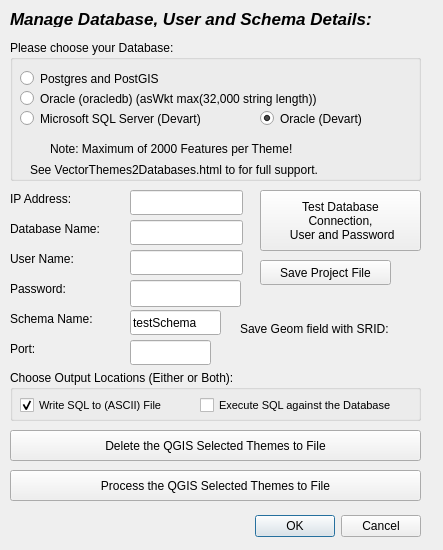
<?xml version="1.0" encoding="UTF-8"?>
<ui version="4.0">
 <class>VectorToDBLoaderDialogBase</class>
 <widget class="QDialog" name="VectorToDBLoaderDialogBase">
  <property name="geometry">
   <rect>
    <x>0</x>
    <y>0</y>
    <width>443</width>
    <height>550</height>
   </rect>
  </property>
  <property name="windowTitle">
   <string>VectorToDBLoader</string>
  </property>
  <widget class="QDialogButtonBox" name="button_box">
   <property name="geometry">
    <rect>
     <x>80</x>
     <y>510</y>
     <width>341</width>
     <height>32</height>
    </rect>
   </property>
   <property name="orientation">
    <enum>Qt::Horizontal</enum>
   </property>
   <property name="standardButtons">
    <set>QDialogButtonBox::Cancel|QDialogButtonBox::Ok</set>
   </property>
  </widget>
  <widget class="QLabel" name="label_6">
   <property name="geometry">
    <rect>
     <x>10</x>
     <y>10</y>
     <width>451</width>
     <height>17</height>
    </rect>
   </property>
   <property name="font">
    <font>
     <pointsize>13</pointsize>
     <weight>75</weight>
     <italic>true</italic>
     <bold>true</bold>
    </font>
   </property>
   <property name="text">
    <string>Manage Database, User and Schema Details:</string>
   </property>
  </widget>
  <widget class="QLabel" name="label_11">
   <property name="geometry">
    <rect>
     <x>20</x>
     <y>330</y>
     <width>411</width>
     <height>17</height>
    </rect>
   </property>
   <property name="text">
    <string/>
   </property>
  </widget>
  <widget class="QLineEdit" name="PG_Username">
   <property name="geometry">
    <rect>
     <x>130</x>
     <y>250</y>
     <width>113</width>
     <height>25</height>
    </rect>
   </property>
  </widget>
  <widget class="QLabel" name="label">
   <property name="geometry">
    <rect>
     <x>10</x>
     <y>190</y>
     <width>91</width>
     <height>17</height>
    </rect>
   </property>
   <property name="text">
    <string>IP Address:</string>
   </property>
  </widget>
  <widget class="QLabel" name="label_7">
   <property name="geometry">
    <rect>
     <x>10</x>
     <y>310</y>
     <width>121</width>
     <height>17</height>
    </rect>
   </property>
   <property name="text">
    <string>Schema Name:</string>
   </property>
  </widget>
  <widget class="QLabel" name="label_3">
   <property name="geometry">
    <rect>
     <x>10</x>
     <y>250</y>
     <width>121</width>
     <height>17</height>
    </rect>
   </property>
   <property name="text">
    <string>User Name:</string>
   </property>
  </widget>
  <widget class="QLineEdit" name="PG_DBName">
   <property name="geometry">
    <rect>
     <x>130</x>
     <y>220</y>
     <width>113</width>
     <height>25</height>
    </rect>
   </property>
  </widget>
  <widget class="QgsProjectionSelectionWidget" name="mQgsProjectionSelectionWidget_Table">
   <property name="geometry">
    <rect>
     <x>230</x>
     <y>340</y>
     <width>191</width>
     <height>27</height>
    </rect>
   </property>
  </widget>
  <widget class="QLabel" name="label_4">
   <property name="geometry">
    <rect>
     <x>10</x>
     <y>280</y>
     <width>121</width>
     <height>17</height>
    </rect>
   </property>
   <property name="text">
    <string>Password:</string>
   </property>
  </widget>
  <widget class="QLineEdit" name="PG_Port">
   <property name="geometry">
    <rect>
     <x>130</x>
     <y>340</y>
     <width>81</width>
     <height>25</height>
    </rect>
   </property>
  </widget>
  <widget class="QLineEdit" name="PG_IPAddress">
   <property name="geometry">
    <rect>
     <x>130</x>
     <y>190</y>
     <width>113</width>
     <height>25</height>
    </rect>
   </property>
  </widget>
  <widget class="QLabel" name="label_2">
   <property name="geometry">
    <rect>
     <x>10</x>
     <y>220</y>
     <width>121</width>
     <height>17</height>
    </rect>
   </property>
   <property name="text">
    <string>Database Name:</string>
   </property>
  </widget>
  <widget class="QGroupBox" name="groupBox">
   <property name="geometry">
    <rect>
     <x>10</x>
     <y>40</y>
     <width>411</width>
     <height>141</height>
    </rect>
   </property>
   <property name="title">
    <string>Please choose your Database:</string>
   </property>
   <widget class="QRadioButton" name="rb_PostGIS">
    <property name="geometry">
     <rect>
      <x>10</x>
      <y>30</y>
      <width>181</width>
      <height>17</height>
     </rect>
    </property>
    <property name="text">
     <string>Postgres and PostGIS</string>
    </property>
   </widget>
   <widget class="QRadioButton" name="rb_Oracle">
    <property name="geometry">
     <rect>
      <x>10</x>
      <y>50</y>
      <width>381</width>
      <height>17</height>
     </rect>
    </property>
    <property name="text">
     <string>Oracle (oracledb) (asWkt max(32,000 string length))</string>
    </property>
   </widget>
   <widget class="QRadioButton" name="rb_MSSQL">
    <property name="geometry">
     <rect>
      <x>10</x>
      <y>70</y>
      <width>231</width>
      <height>17</height>
     </rect>
    </property>
    <property name="text">
     <string>Microsoft SQL Server (Devart)</string>
    </property>
    <property name="checked">
     <bool>false</bool>
    </property>
   </widget>
   <widget class="QRadioButton" name="rb_OracleDevart">
    <property name="geometry">
     <rect>
      <x>250</x>
      <y>70</y>
      <width>131</width>
      <height>17</height>
     </rect>
    </property>
    <property name="text">
     <string>Oracle (Devart)</string>
    </property>
    <property name="checked">
     <bool>true</bool>
    </property>
   </widget>
   <widget class="QLabel" name="label_9">
    <property name="geometry">
     <rect>
      <x>40</x>
      <y>100</y>
      <width>321</width>
      <height>17</height>
     </rect>
    </property>
    <property name="text">
     <string>Note: Maximum of 2000 Features per Theme!</string>
    </property>
   </widget>
   <widget class="QLabel" name="label_10">
    <property name="geometry">
     <rect>
      <x>20</x>
      <y>120</y>
      <width>381</width>
      <height>20</height>
     </rect>
    </property>
    <property name="text">
     <string>See VectorThemes2Databases.html to for full support.</string>
    </property>
   </widget>
  </widget>
  <widget class="QLineEdit" name="PG_SchemaName">
   <property name="geometry">
    <rect>
     <x>130</x>
     <y>310</y>
     <width>91</width>
     <height>25</height>
    </rect>
   </property>
   <property name="text">
    <string>testSchema</string>
   </property>
  </widget>
  <widget class="QPushButton" name="PG_TestDB">
   <property name="geometry">
    <rect>
     <x>260</x>
     <y>190</y>
     <width>161</width>
     <height>61</height>
    </rect>
   </property>
   <property name="layoutDirection">
    <enum>Qt::LeftToRight</enum>
   </property>
   <property name="text">
    <string>Test Database
Connection,
 User and Password</string>
   </property>
  </widget>
  <widget class="QgsPasswordLineEdit" name="PG_Password">
   <property name="geometry">
    <rect>
     <x>130</x>
     <y>280</y>
     <width>111</width>
     <height>27</height>
    </rect>
   </property>
  </widget>
  <widget class="QLabel" name="label_8">
   <property name="geometry">
    <rect>
     <x>240</x>
     <y>320</y>
     <width>181</width>
     <height>17</height>
    </rect>
   </property>
   <property name="text">
    <string>Save Geom field with SRID:</string>
   </property>
  </widget>
  <widget class="QLabel" name="label_5">
   <property name="geometry">
    <rect>
     <x>10</x>
     <y>340</y>
     <width>67</width>
     <height>17</height>
    </rect>
   </property>
   <property name="text">
    <string>Port:</string>
   </property>
  </widget>
  <widget class="QLabel" name="label_12">
   <property name="geometry">
    <rect>
     <x>260</x>
     <y>290</y>
     <width>161</width>
     <height>21</height>
    </rect>
   </property>
   <property name="text">
    <string/>
   </property>
  </widget>
  <widget class="QPushButton" name="Btn_SaveProjectFile">
   <property name="geometry">
    <rect>
     <x>260</x>
     <y>260</y>
     <width>131</width>
     <height>25</height>
    </rect>
   </property>
   <property name="text">
    <string>Save Project File</string>
   </property>
  </widget>
  <widget class="QPushButton" name="btn_Load_QGISThemes">
   <property name="geometry">
    <rect>
     <x>10</x>
     <y>470</y>
     <width>411</width>
     <height>31</height>
    </rect>
   </property>
   <property name="text">
    <string>Process the QGIS Selected Themes to File</string>
   </property>
  </widget>
  <widget class="QGroupBox" name="groupBox_2">
   <property name="geometry">
    <rect>
     <x>10</x>
     <y>370</y>
     <width>411</width>
     <height>51</height>
    </rect>
   </property>
   <property name="title">
    <string>Choose Output Locations (Either or Both):</string>
   </property>
   <widget class="QCheckBox" name="CB_Write2File">
    <property name="geometry">
     <rect>
      <x>10</x>
      <y>20</y>
      <width>161</width>
      <height>31</height>
     </rect>
    </property>
    <property name="font">
     <font>
      <pointsize>8</pointsize>
      <weight>50</weight>
      <bold>false</bold>
     </font>
    </property>
    <property name="text">
     <string>Write SQL to (ASCII) File</string>
    </property>
    <property name="checked">
     <bool>true</bool>
    </property>
   </widget>
   <widget class="QCheckBox" name="CB_Execute2DB">
    <property name="geometry">
     <rect>
      <x>190</x>
      <y>20</y>
      <width>201</width>
      <height>31</height>
     </rect>
    </property>
    <property name="font">
     <font>
      <pointsize>8</pointsize>
      <weight>50</weight>
      <bold>false</bold>
     </font>
    </property>
    <property name="text">
     <string>Execute SQL against the Database</string>
    </property>
   </widget>
  </widget>
  <widget class="QPushButton" name="btn_Delete_QGISThemes">
   <property name="geometry">
    <rect>
     <x>10</x>
     <y>430</y>
     <width>411</width>
     <height>31</height>
    </rect>
   </property>
   <property name="text">
    <string>Delete the QGIS Selected Themes to File</string>
   </property>
  </widget>
 </widget>
 <customwidgets>
  <customwidget>
   <class>QgsPasswordLineEdit</class>
   <extends>QLineEdit</extends>
   <header>qgspasswordlineedit.h</header>
  </customwidget>
  <customwidget>
   <class>QgsProjectionSelectionWidget</class>
   <extends>QWidget</extends>
   <header>qgsprojectionselectionwidget.h</header>
  </customwidget>
 </customwidgets>
 <resources/>
 <connections>
  <connection>
   <sender>button_box</sender>
   <signal>accepted()</signal>
   <receiver>VectorToDBLoaderDialogBase</receiver>
   <slot>accept()</slot>
   <hints>
    <hint type="sourcelabel">
     <x>20</x>
     <y>20</y>
    </hint>
    <hint type="destinationlabel">
     <x>20</x>
     <y>20</y>
    </hint>
   </hints>
  </connection>
  <connection>
   <sender>button_box</sender>
   <signal>rejected()</signal>
   <receiver>VectorToDBLoaderDialogBase</receiver>
   <slot>reject()</slot>
   <hints>
    <hint type="sourcelabel">
     <x>20</x>
     <y>20</y>
    </hint>
    <hint type="destinationlabel">
     <x>20</x>
     <y>20</y>
    </hint>
   </hints>
  </connection>
 </connections>
</ui>
